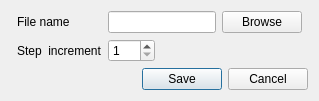
<?xml version="1.0" encoding="UTF-8"?>
<ui version="4.0">
 <class>DumpDialog</class>
 <widget class="QDialog" name="DumpDialog">
  <property name="geometry">
   <rect>
    <x>0</x>
    <y>0</y>
    <width>450</width>
    <height>115</height>
   </rect>
  </property>
  <property name="windowTitle">
   <string>Export options</string>
  </property>
  <layout class="QGridLayout" name="gridLayout">
   <property name="sizeConstraint">
    <enum>QLayout::SetFixedSize</enum>
   </property>
   <item row="5" column="0" colspan="5">
    <widget class="QDialogButtonBox" name="buttonBox">
     <property name="orientation">
      <enum>Qt::Horizontal</enum>
     </property>
     <property name="standardButtons">
      <set>QDialogButtonBox::Cancel|QDialogButtonBox::Save</set>
     </property>
    </widget>
   </item>
   <item row="0" column="3">
    <widget class="QPushButton" name="browse">
     <property name="text">
      <string>Browse</string>
     </property>
    </widget>
   </item>
   <item row="0" column="2">
    <widget class="QLineEdit" name="filename">
     <property name="readOnly">
      <bool>false</bool>
     </property>
    </widget>
   </item>
   <item row="1" column="1">
    <widget class="QLabel" name="stepLabel">
     <property name="text">
      <string>Step  increment</string>
     </property>
    </widget>
   </item>
   <item row="1" column="2">
    <widget class="QSpinBox" name="step">
     <property name="sizePolicy">
      <sizepolicy hsizetype="Fixed" vsizetype="Fixed">
       <horstretch>0</horstretch>
       <verstretch>0</verstretch>
      </sizepolicy>
     </property>
     <property name="minimum">
      <number>1</number>
     </property>
     <property name="maximum">
      <number>500</number>
     </property>
     <property name="value">
      <number>1</number>
     </property>
    </widget>
   </item>
   <item row="0" column="1">
    <widget class="QLabel" name="filenameLabel">
     <property name="text">
      <string>File name</string>
     </property>
    </widget>
   </item>
  </layout>
 </widget>
 <resources/>
 <connections>
  <connection>
   <sender>buttonBox</sender>
   <signal>accepted()</signal>
   <receiver>DumpDialog</receiver>
   <slot>accept()</slot>
   <hints>
    <hint type="sourcelabel">
     <x>248</x>
     <y>254</y>
    </hint>
    <hint type="destinationlabel">
     <x>157</x>
     <y>274</y>
    </hint>
   </hints>
  </connection>
  <connection>
   <sender>buttonBox</sender>
   <signal>rejected()</signal>
   <receiver>DumpDialog</receiver>
   <slot>reject()</slot>
   <hints>
    <hint type="sourcelabel">
     <x>316</x>
     <y>260</y>
    </hint>
    <hint type="destinationlabel">
     <x>286</x>
     <y>274</y>
    </hint>
   </hints>
  </connection>
 </connections>
</ui>
